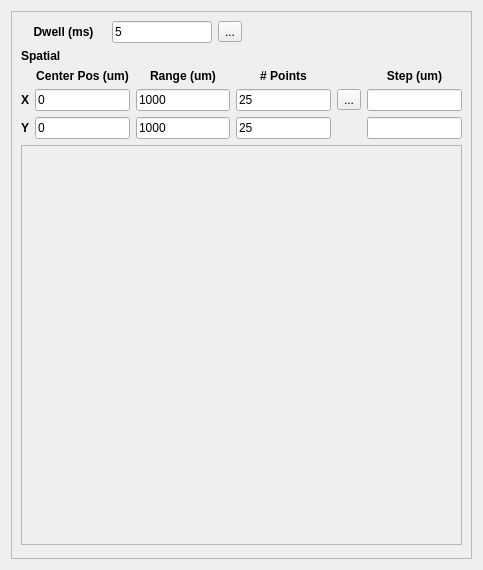
                  <widget class="QWidget" name="page_2">
                   <property name="geometry">
                    <rect>
                     <x>0</x>
                     <y>0</y>
                     <width>483</width>
                     <height>570</height>
                    </rect>
                   </property>
                   <attribute name="label">
                    <string>Detector Scan</string>
                   </attribute>
                   <layout class="QVBoxLayout" name="verticalLayout_10">
                    <item>
                     <widget class="QFrame" name="frame_2">
                      <property name="maximumSize">
                       <size>
                        <width>800</width>
                        <height>16777215</height>
                       </size>
                      </property>
                      <property name="frameShape">
                       <enum>QFrame::StyledPanel</enum>
                      </property>
                      <property name="frameShadow">
                       <enum>QFrame::Raised</enum>
                      </property>
                      <layout class="QVBoxLayout" name="imageLbyLLayout_2">
                       <item>
                        <layout class="QHBoxLayout" name="horizontalLayout_15">
                         <item>
                          <layout class="QHBoxLayout" name="horizontalLayout_5">
                           <item>
                            <widget class="QLabel" name="label_8">
                             <property name="font">
                              <font>
                               <weight>75</weight>
                               <bold>true</bold>
                              </font>
                             </property>
                             <property name="text">
                              <string>Dwell (ms)</string>
                             </property>
                             <property name="alignment">
                              <set>Qt::AlignCenter</set>
                             </property>
                            </widget>
                           </item>
                           <item>
                            <widget class="QLineEdit" name="dwellFld_2">
                             <property name="maximumSize">
                              <size>
                               <width>100</width>
                               <height>16777215</height>
                              </size>
                             </property>
                             <property name="text">
                              <string>5</string>
                             </property>
                            </widget>
                           </item>
                           <item>
                            <widget class="QToolButton" name="dwell_2_magicBtn">
                             <property name="toolTip">
                              <string>adjust number of points to use this dwell value</string>
                             </property>
                             <property name="text">
                              <string>...</string>
                             </property>
                             <property name="icon">
                              <iconset>
                               <normaloff>../../../../../../icons/wand.ico</normaloff>../../../../../../icons/wand.ico</iconset>
                             </property>
                            </widget>
                           </item>
                          </layout>
                         </item>
                         <item>
                          <spacer name="horizontalSpacer">
                           <property name="orientation">
                            <enum>Qt::Horizontal</enum>
                           </property>
                           <property name="sizeHint" stdset="0">
                            <size>
                             <width>40</width>
                             <height>20</height>
                            </size>
                           </property>
                          </spacer>
                         </item>
                        </layout>
                       </item>
                       <item>
                        <widget class="QLabel" name="label_39">
                         <property name="font">
                          <font>
                           <weight>75</weight>
                           <bold>true</bold>
                          </font>
                         </property>
                         <property name="text">
                          <string>Spatial</string>
                         </property>
                        </widget>
                       </item>
                       <item>
                        <layout class="QGridLayout" name="gridLayout_2">
                         <item row="0" column="1">
                          <widget class="QLabel" name="label_9">
                           <property name="font">
                            <font>
                             <weight>75</weight>
                             <bold>true</bold>
                            </font>
                           </property>
                           <property name="text">
                            <string>Center Pos (um)</string>
                           </property>
                           <property name="alignment">
                            <set>Qt::AlignCenter</set>
                           </property>
                          </widget>
                         </item>
                         <item row="0" column="2">
                          <widget class="QLabel" name="label_10">
                           <property name="font">
                            <font>
                             <weight>75</weight>
                             <bold>true</bold>
                            </font>
                           </property>
                           <property name="text">
                            <string>Range (um)</string>
                           </property>
                           <property name="alignment">
                            <set>Qt::AlignCenter</set>
                           </property>
                          </widget>
                         </item>
                         <item row="0" column="3">
                          <widget class="QLabel" name="label_11">
                           <property name="font">
                            <font>
                             <weight>75</weight>
                             <bold>true</bold>
                            </font>
                           </property>
                           <property name="text">
                            <string># Points</string>
                           </property>
                           <property name="alignment">
                            <set>Qt::AlignCenter</set>
                           </property>
                          </widget>
                         </item>
                         <item row="0" column="5">
                          <widget class="QLabel" name="label_12">
                           <property name="font">
                            <font>
                             <weight>75</weight>
                             <bold>true</bold>
                            </font>
                           </property>
                           <property name="text">
                            <string>Step (um)</string>
                           </property>
                           <property name="alignment">
                            <set>Qt::AlignCenter</set>
                           </property>
                          </widget>
                         </item>
                         <item row="1" column="0">
                          <widget class="QLabel" name="label_13">
                           <property name="font">
                            <font>
                             <weight>75</weight>
                             <bold>true</bold>
                            </font>
                           </property>
                           <property name="text">
                            <string>X</string>
                           </property>
                          </widget>
                         </item>
                         <item row="1" column="1">
                          <widget class="QLineEdit" name="centerXFld_2">
                           <property name="text">
                            <string>0</string>
                           </property>
                          </widget>
                         </item>
                         <item row="1" column="3">
                          <widget class="QLineEdit" name="npointsXFld_2">
                           <property name="text">
                            <string>25</string>
                           </property>
                          </widget>
                         </item>
                         <item row="1" column="5">
                          <widget class="QLineEdit" name="stepXFld_2"/>
                         </item>
                         <item row="2" column="0">
                          <widget class="QLabel" name="label_14">
                           <property name="font">
                            <font>
                             <weight>75</weight>
                             <bold>true</bold>
                            </font>
                           </property>
                           <property name="text">
                            <string>Y</string>
                           </property>
                          </widget>
                         </item>
                         <item row="2" column="2">
                          <widget class="QLineEdit" name="rangeYFld_2">
                           <property name="text">
                            <string>1000</string>
                           </property>
                          </widget>
                         </item>
                         <item row="2" column="3">
                          <widget class="QLineEdit" name="npointsYFld_2">
                           <property name="text">
                            <string>25</string>
                           </property>
                          </widget>
                         </item>
                         <item row="2" column="5">
                          <widget class="QLineEdit" name="stepYFld_2"/>
                         </item>
                         <item row="1" column="2">
                          <widget class="QLineEdit" name="rangeXFld_2">
                           <property name="text">
                            <string>1000</string>
                           </property>
                          </widget>
                         </item>
                         <item row="2" column="1">
                          <widget class="QLineEdit" name="centerYFld_2">
                           <property name="text">
                            <string>0</string>
                           </property>
                          </widget>
                         </item>
                         <item row="1" column="4">
                          <widget class="QToolButton" name="xPoints_2_magicBtn">
                           <property name="toolTip">
                            <string>adjust dwell value to use this number of points</string>
                           </property>
                           <property name="text">
                            <string>...</string>
                           </property>
                           <property name="icon">
                            <iconset>
                             <normaloff>../../../../../../icons/wand.ico</normaloff>../../../../../../icons/wand.ico</iconset>
                           </property>
                          </widget>
                         </item>
                        </layout>
                       </item>
                       <item>
                        <widget class="QFrame" name="detectorPlotFrame">
                         <property name="minimumSize">
                          <size>
                           <width>0</width>
                           <height>400</height>
                          </size>
                         </property>
                         <property name="maximumSize">
                          <size>
                           <width>500</width>
                           <height>16777215</height>
                          </size>
                         </property>
                         <property name="frameShape">
                          <enum>QFrame::StyledPanel</enum>
                         </property>
                         <property name="frameShadow">
                          <enum>QFrame::Raised</enum>
                         </property>
                        </widget>
                       </item>
                       <item>
                        <spacer name="verticalSpacer_2">
                         <property name="orientation">
                          <enum>Qt::Vertical</enum>
                         </property>
                         <property name="sizeHint" stdset="0">
                          <size>
                           <width>20</width>
                           <height>40</height>
                          </size>
                         </property>
                        </spacer>
                       </item>
                      </layout>
                     </widget>
                    </item>
                   </layout>
                  </widget>
